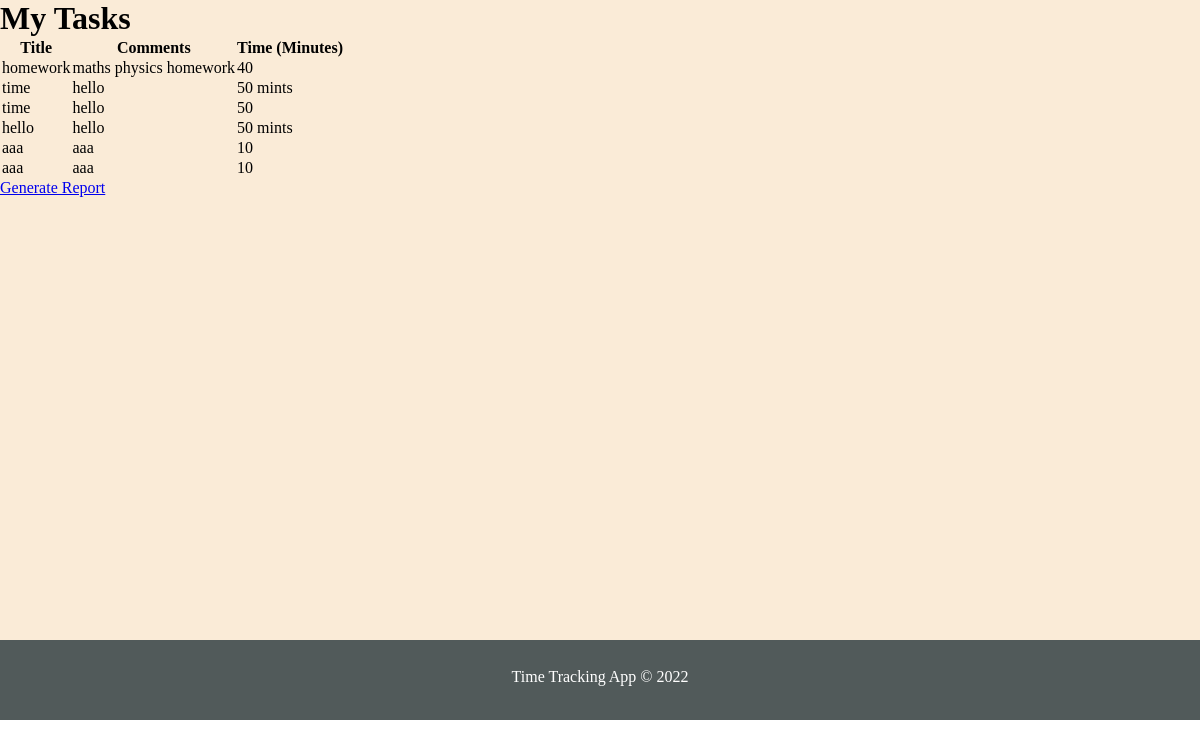
The app's page /viewtasknew.php with its own data.
### tables this page shows
CREATE TABLE `tasks` (
  `id` int(11) NOT NULL,
  `title` varchar(256) NOT NULL,
  `comment` varchar(256) NOT NULL,
  `time` varchar(256) NOT NULL
);

### viewtasknew.php (the view, shortened to what this page needs)
 <?php
   include("connect.php");
  $fetchTaskQuery="SELECT * FROM `tasks` WHERE id='{$_SESSION['userid']}'";
  $fetchedQueryResult=mysqli_query($conn,$fetchTaskQuery);
  if(mysqli_num_rows($fetchedQueryResult)>0){
?>
<!DOCTYPE html>
<html lang="en">
<head>
</head>
<body>
        <main class="viewTaskPageMainCnt">
            <h1>My Tasks</h1>
            <div class="taskTableCnt">
                <table>
                    <thead>
                        <tr>
                            <th>Title</th>
                            <th>Comments</th>
                            <th>Time (Minutes)</th>
                        </tr>
                    </thead>
                    <tbody>
                        <?php
                        while ($row=mysqli_fetch_assoc($fetchedQueryResult)) {
                            ?>
                        <tr>
                            <td><?php echo $row["title"]; ?></td>
                            <td><?php echo $row["comment"]; ?></td>
                            <td><?php echo $row["time"]; ?></td>
                        </tr>
                        <?php
                        }
                        ?>
                    </tbody>
                </table>
                <a href="genreport.php" class="reportBtn">Generate Report</a>
            </div>
        </main>
    <?php
    include("footer.php");
   }
else if(mysqli_num_rows($fetchedQueryResult)<=0){
    echo "Sorry No Data Found";
}
?>
</body>
</html>

### footer.php (shortened to what this page needs)
<!DOCTYPE html>
<html lang="en">
<head>
    <link rel="stylesheet" href="style.css">
</head>
<body>
    <footer>
        <p>Time Tracking App &copy; 2022</p>
    </footer>
</body>
</html>

### style.css (style rules this page uses)
* { padding: 0; margin: 0; box-sizing: border-box; }
footer { width: 100%; height: 10vh; background-color: rgb(81, 90, 90); color: white; text-align: center; padding-top: 3.5vh; }
.viewTaskPageMainCnt { width: 100%; height: 80vh; background-color: antiquewhite; }

### records on screen
tasks: title "homework", comment "maths physics homework", time "40"
tasks: title "time", comment "hello", time "50 mints"
tasks: title "time", comment "hello", time "50"
tasks: title "hello", comment "hello", time "50 mints"
tasks: title "aaa", comment "aaa", time "10"
tasks: title "aaa", comment "aaa", time "10"
